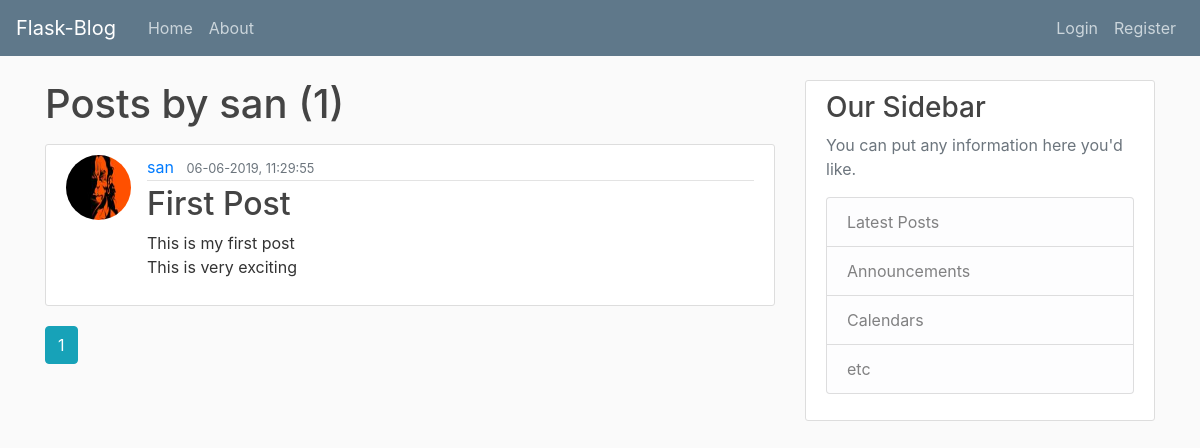
Page /user/san on the earlier database version.
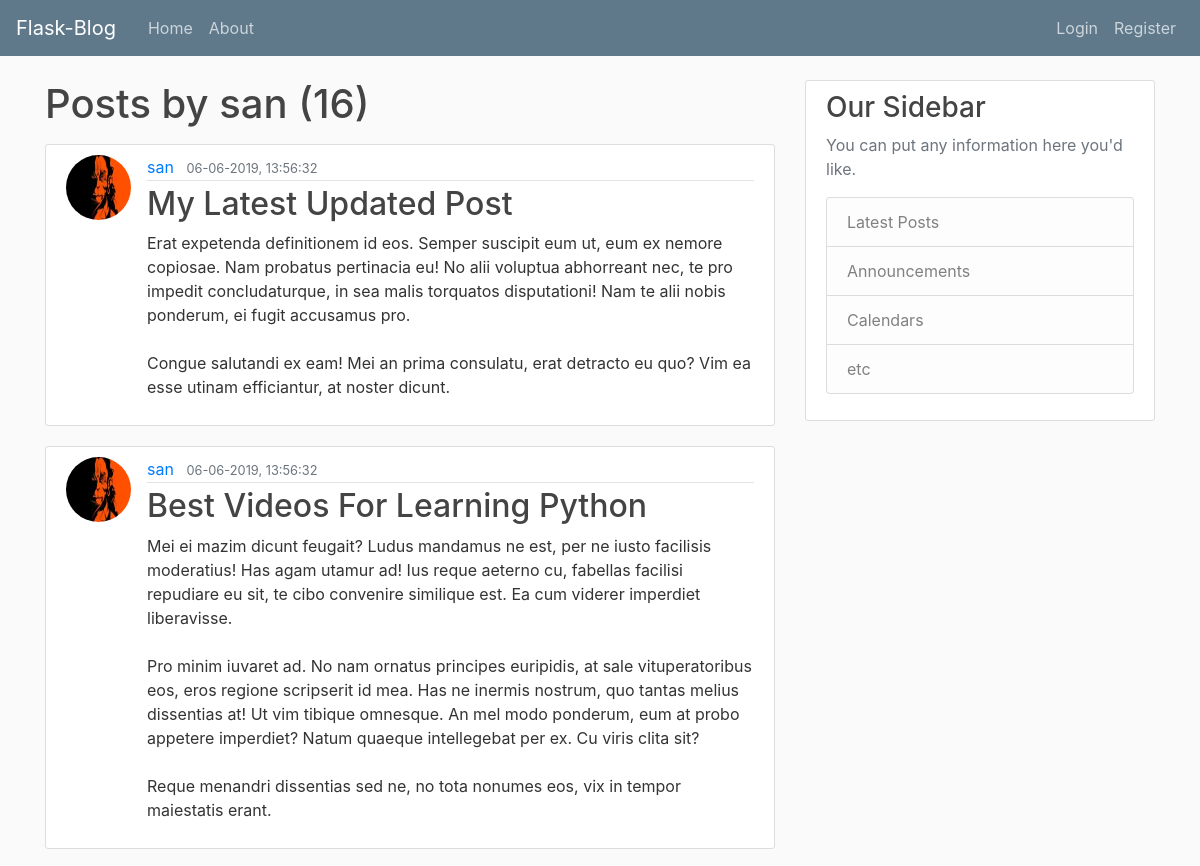
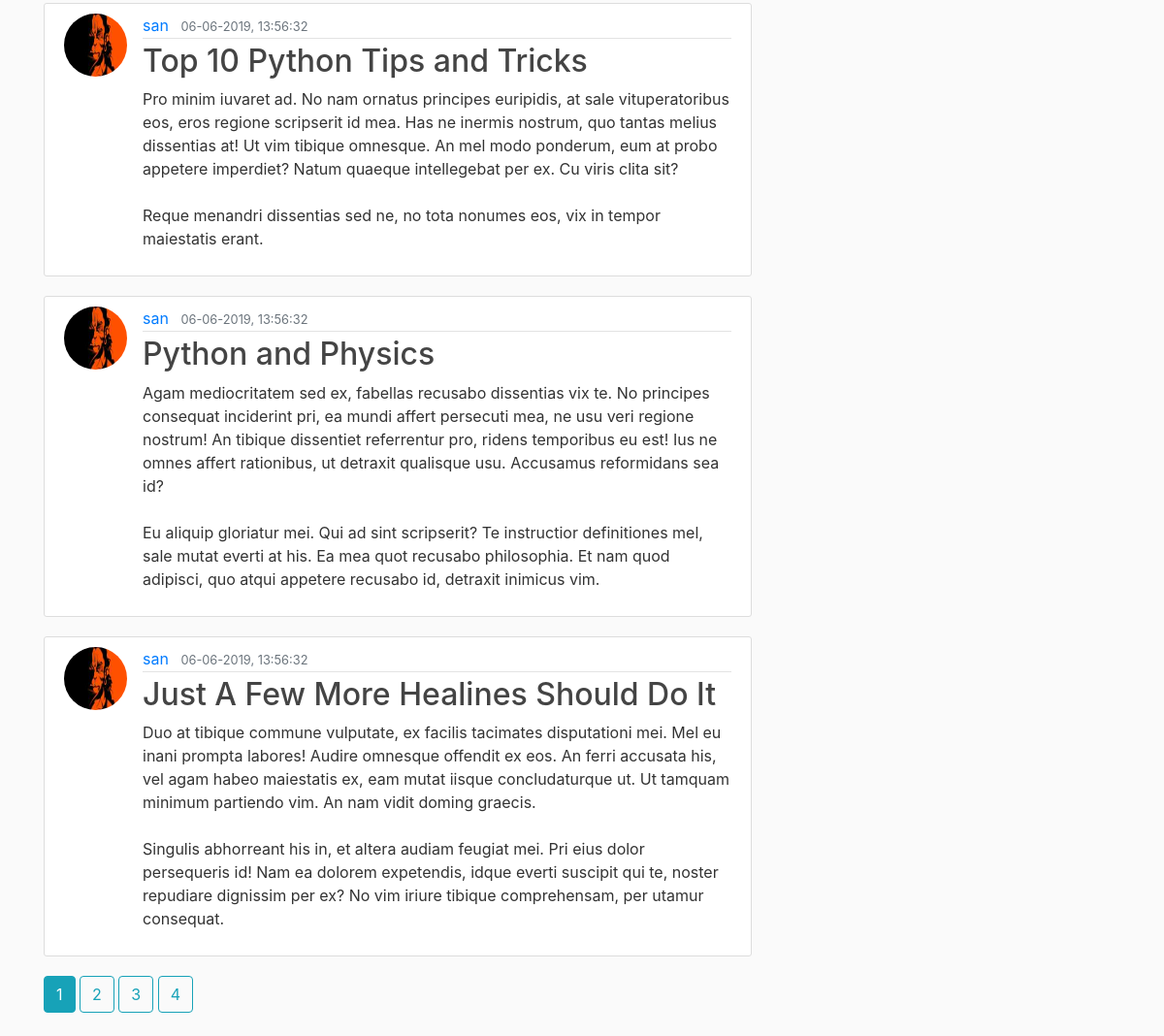
Same page on the later database version (2 pictures, top to bottom).
### flaskblog/models.py (models this page shows, shortened)
class User(db.Model, UserMixin):
    id = db.Column(db.Integer, primary_key=True)
    username = db.Column(db.String(20), unique=True, nullable=False)
    email = db.Column(db.String(150), unique=True, nullable=False)
    image_file = db.Column(db.String(20), nullable=False, default='default.jpg')
    password = db.Column(db.String(60), nullable=False)
    posts = db.relationship('Post', backref='author', lazy=True)

class Post(db.Model):
    id = db.Column(db.Integer, primary_key=True)
    title = db.Column(db.String(300), nullable=False)
    date_poster = db.Column(db.DateTime, nullable=False, default=datetime.utcnow)
    content = db.Column(db.Text, nullable=False)
    user_id = db.Column(db.Integer, db.ForeignKey('user.id'), nullable=False)

### flaskblog/routes.py (the view)
@app.route("/user/<string:username>")
def posts_by_user(username):
    page = request.args.get('page', 1, type=int)
    user = User.query.filter_by(username=username).first_or_404()
    posts = Post.query.filter_by(author=user)\
        .order_by(Post.date_poster.desc())\
        .paginate(page=page,per_page=5)
    return render_template('user_posts.html', posts=posts, user=user, active_page=page)

### flaskblog/templates/user_posts.html
{% extends "layout.html" %}
{% block content %}
    <h1 class="mb-3">Posts by {{ user.username }} ({{ posts.total }})</h1>
    {% for post in posts.items %}
        <article class="media content-section">
            <img class="rounded-circle article-img"
                src="{{ url_for('static', filename='profile_pix/'+ post.author.image_file) }}">
            <div class="media-body">
                <div class="article-metadata">
                    <a class="mr-2" href="{{ url_for('posts_by_user', username=post.author.username)}}">{{ post.author.username }}</a>
                    <small class="text-muted">{{ post.date_poster.strftime('%d-%m-%Y, %H:%M:%S') }}</small>
                </div>
                <h2><a class="article-title" href="{{url_for('post', post_id=post.id)}}">{{ post.title }}</a></h2>
                <p class="article-content">{{ post.content }}</p>
            </div>
        </article>
    {% endfor %}
    {% for page_num in posts.iter_pages(left_edge=1,right_edge=1,left_current=2,right_current=4) %}
        {% if page_num %}
            {% if page_num == active_page %}
                {% set active_class = "btn btn-outline-info mb-4 active" %}
            {% else %}
                {% set active_class = "btn btn-outline-info mb-4" %}
            {% endif %}
            <a class="{{active_class}}" href="{{ url_for('posts_by_user', username=user.username, page=page_num) }}">
                {{ page_num }}
            </a>
        {% else %}
            ...
        {% endif %}
    {% endfor %}
{% endblock content %}

### flaskblog/templates/layout.html (shortened to what this page needs)
<!DOCTYPE html>
<html>
    <head>
        <link rel="stylesheet" href="https://stackpath.bootstrapcdn.com/bootstrap/4.3.1/css/bootstrap.min.css">
        <link rel="stylesheet" type="text/css" href="{{ url_for('static', filename='main.css') }}">
        <link href="https://maxcdn.bootstrapcdn.com/font-awesome/4.7.0/css/font-awesome.min.css" rel="stylesheet">
    </head>
    <body>
        <header class="site-header">
            <nav class="navbar navbar-expand-md navbar-dark bg-steel fixed-top">
                <a class="navbar-brand mr-4" href="/">Flask-Blog</a>
                <div class="collapse navbar-collapse" id="navbarToggle">
                    <div class="navbar-nav mr-auto">
                        <a class="nav-item nav-link" href="{{ url_for('home') }}">Home</a>
                        <a class="nav-item nav-link" href="{{url_for('about')}}">About</a>
                    </div>
                    <div class="navbar-nav">
                        {% if current_user.is_authenticated %}
                            <a class="nav-item nav-link" href="{{ url_for('new_post') }}"> New Post </a>
                            <a class="nav-item nav-link" href="{{ url_for('account') }}"> Account </a>
                            <a class="nav-item nav-link" href="{{ url_for('logout') }}"> Logout </a>
                        {% else %}
                            <a class="nav-item nav-link" href="{{ url_for('login') }}">Login</a>
                            <a class="nav-item nav-link" href="{{ url_for('register') }}">Register</a>
                        {% endif %}
                    </div>
                </div>
            </nav>
        </header>
        <main role="main" class="container">
            <div class="row">
                <div class="col-md-8">
                    {% block content %}{% endblock %}
                </div>
                <div class="col-md-4">
                <div class="content-section">
                    <h3>Our Sidebar</h3>
                    <p class='text-muted'>You can put any information here you'd like.
                    <ul class="list-group">
                        <li class="list-group-item list-group-item-light">Latest Posts</li>
                        <li class="list-group-item list-group-item-light">Announcements</li>
                        <li class="list-group-item list-group-item-light">Calendars</li>
                        <li class="list-group-item list-group-item-light">etc</li>
                    </ul>
                    </p>
                </div>
                </div>
            </div>
            </main>
    </body>
</html>

### flaskblog/static/main.css (style rules this page uses)
body { background: #fafafa; color: #333333; margin-top: 5rem; }
h1, h2, h3, h4, h5, h6 { color: #444444; }
.bg-steel { background-color: #5f788a; }
.site-header .navbar-nav .nav-link { color: #cbd5db; }
.content-section { background: #ffffff; padding: 10px 20px; border: 1px solid #dddddd; border-radius: 3px; margin-bottom: 20px; }
.article-title { color: #444444; }
.article-content { white-space: pre-line; }
.article-img { height: 65px; width: 65px; margin-right: 16px; }
.article-metadata { padding-bottom: 1px; margin-bottom: 4px; border-bottom: 1px solid #e3e3e3 }

Differences in the rows shown:
no longer on this page (row unchanged): Post: image_file (picture), author.username "san", date_poster "06-06-2019, 11:29:55", title "First Post", content "This is my first post This is very exciting"
added Post: image_file (picture), author.username "san", date_poster "06-06-2019, 13:56:32", title "My Latest Updated Post", content "Erat expetenda definitionem id eos. Semper suscipit eum ut, eum ex nemore copiosae. Nam probatus pertinacia eu! No alii voluptua abhorreant nec, te pro impedit concludaturque, in sea malis torquatos disputationi! Nam te alii nobis ponderum, ei fugit accusamus pro. Congue salutandi ex eam! Mei an prima consulatu, erat detracto eu quo? Vim ea esse utinam efficiantur, at noster dicunt."
added Post: image_file (picture), author.username "san", date_poster "06-06-2019, 13:56:32", title "Best Videos For Learning Python", content "Mei ei mazim dicunt feugait? Ludus mandamus ne est, per ne iusto facilisis moderatius! Has agam utamur ad! Ius reque aeterno cu, fabellas facilisi repudiare eu sit, te cibo convenire similique est. Ea cum viderer imperdiet liberavisse. Pro minim iuvaret ad. No nam ornatus principes euripidis, at sale vituperatoribus eos, eros regione scripserit id mea. Has ne inermis nostrum, quo tantas melius dissentias at! Ut vim tibique omnesque. An mel modo ponderum, eum at probo appetere imperdiet? Natum quaeque intellegebat per ex. Cu viris clita sit? Reque menandri dissentias sed ne, no tota nonumes eos, vix in tempor maiestatis erant."
added Post: image_file (picture), author.username "san", date_poster "06-06-2019, 13:56:32", title "Top 10 Python Tips and Tricks", content "Pro minim iuvaret ad. No nam ornatus principes euripidis, at sale vituperatoribus eos, eros regione scripserit id mea. Has ne inermis nostrum, quo tantas melius dissentias at! Ut vim tibique omnesque. An mel modo ponderum, eum at probo appetere imperdiet? Natum quaeque intellegebat per ex. Cu viris clita sit? Reque menandri dissentias sed ne, no tota nonumes eos, vix in tempor maiestatis erant."
added Post: image_file (picture), author.username "san", date_poster "06-06-2019, 13:56:32", title "Python and Physics", content "Agam mediocritatem sed ex, fabellas recusabo dissentias vix te. No principes consequat inciderint pri, ea mundi affert persecuti mea, ne usu veri regione nostrum! An tibique dissentiet referrentur pro, ridens temporibus eu est! Ius ne omnes affert rationibus, ut detraxit qualisque usu. Accusamus reformidans sea id? Eu aliquip gloriatur mei. Qui ad sint scripserit? Te instructior definitiones mel, sale mutat everti at his. Ea mea quot recusabo philosophia. Et nam quod adipisci, quo atqui appetere recusabo id, detraxit inimicus vim."
added Post: image_file (picture), author.username "san", date_poster "06-06-2019, 13:56:32", title "Just A Few More Healines Should Do It", content "Duo at tibique commune vulputate, ex facilis tacimates disputationi mei. Mel eu inani prompta labores! Audire omnesque offendit ex eos. An ferri accusata his, vel agam habeo maiestatis ex, eam mutat iisque concludaturque ut. Ut tamquam minimum partiendo vim. An nam vidit doming graecis. Singulis abhorreant his in, et altera audiam feugiat mei. Pri eius dolor persequeris id! Nam ea dolorem expetendis, idque everti suscipit qui te, noster repudiare dignissim per ex? No vim iriure tibique comprehensam, per utamur consequat."
Other differences:
{{ posts.total }}: "1" → "16"
new list line: "2"
new list line: "3"
new list line: "4"
